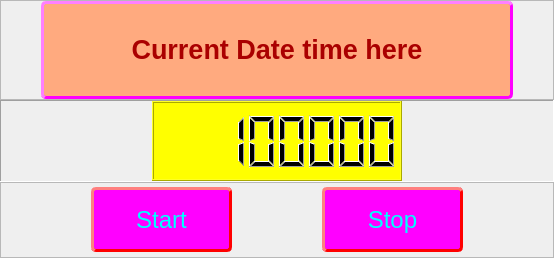
<?xml version="1.0" encoding="UTF-8"?>
<ui version="4.0">
 <class>Form</class>
 <widget class="QWidget" name="Form">
  <property name="geometry">
   <rect>
    <x>0</x>
    <y>0</y>
    <width>554</width>
    <height>258</height>
   </rect>
  </property>
  <property name="windowTitle">
   <string>Form</string>
  </property>
  <layout class="QGridLayout" name="gridLayout">
   <property name="sizeConstraint">
    <enum>QLayout::SetDefaultConstraint</enum>
   </property>
   <property name="leftMargin">
    <number>0</number>
   </property>
   <property name="topMargin">
    <number>0</number>
   </property>
   <property name="rightMargin">
    <number>0</number>
   </property>
   <property name="bottomMargin">
    <number>0</number>
   </property>
   <property name="spacing">
    <number>0</number>
   </property>
   <item row="0" column="0">
    <widget class="QSplitter" name="splitter">
     <property name="orientation">
      <enum>Qt::Vertical</enum>
     </property>
     <property name="handleWidth">
      <number>0</number>
     </property>
     <widget class="QFrame" name="frame_01">
      <property name="sizePolicy">
       <sizepolicy hsizetype="Preferred" vsizetype="Preferred">
        <horstretch>0</horstretch>
        <verstretch>0</verstretch>
       </sizepolicy>
      </property>
      <property name="minimumSize">
       <size>
        <width>0</width>
        <height>100</height>
       </size>
      </property>
      <property name="frameShape">
       <enum>QFrame::StyledPanel</enum>
      </property>
      <property name="frameShadow">
       <enum>QFrame::Raised</enum>
      </property>
      <layout class="QHBoxLayout" name="horizontalLayout_4">
       <property name="leftMargin">
        <number>0</number>
       </property>
       <property name="topMargin">
        <number>0</number>
       </property>
       <property name="rightMargin">
        <number>0</number>
       </property>
       <property name="bottomMargin">
        <number>0</number>
       </property>
       <item>
        <layout class="QHBoxLayout" name="horizontalLayout_2" stretch="0,2,0">
         <property name="spacing">
          <number>0</number>
         </property>
         <item>
          <spacer name="horizontalSpacer_4">
           <property name="orientation">
            <enum>Qt::Horizontal</enum>
           </property>
           <property name="sizeHint" stdset="0">
            <size>
             <width>40</width>
             <height>20</height>
            </size>
           </property>
          </spacer>
         </item>
         <item>
          <widget class="QLabel" name="disp_label">
           <property name="minimumSize">
            <size>
             <width>301</width>
             <height>71</height>
            </size>
           </property>
           <property name="font">
            <font>
             <pointsize>18</pointsize>
             <italic>false</italic>
             <bold>true</bold>
            </font>
           </property>
           <property name="styleSheet">
            <string notr="true">QLabel {
background-color: rgb(255, 170, 127);
border-style: outset;
border-color: rgb(255,0, 255);
border-width: 3px;
border-radius: 5px;
padding: 3px; 
}</string>
           </property>
           <property name="text">
            <string>&lt;html&gt;&lt;head/&gt;&lt;body&gt;&lt;p align=&quot;center&quot;&gt;&lt;span style=&quot; font-size:20pt; font-weight:700; color:#aa0000;&quot;&gt;Current Date time here&lt;/span&gt;&lt;/p&gt;&lt;/body&gt;&lt;/html&gt;</string>
           </property>
           <property name="alignment">
            <set>Qt::AlignCenter</set>
           </property>
          </widget>
         </item>
         <item>
          <spacer name="horizontalSpacer_5">
           <property name="orientation">
            <enum>Qt::Horizontal</enum>
           </property>
           <property name="sizeHint" stdset="0">
            <size>
             <width>40</width>
             <height>20</height>
            </size>
           </property>
          </spacer>
         </item>
        </layout>
       </item>
      </layout>
     </widget>
     <widget class="QFrame" name="frame_02">
      <property name="minimumSize">
       <size>
        <width>0</width>
        <height>70</height>
       </size>
      </property>
      <property name="frameShape">
       <enum>QFrame::Panel</enum>
      </property>
      <property name="frameShadow">
       <enum>QFrame::Sunken</enum>
      </property>
      <layout class="QHBoxLayout" name="horizontalLayout_5">
       <property name="spacing">
        <number>0</number>
       </property>
       <property name="leftMargin">
        <number>0</number>
       </property>
       <property name="topMargin">
        <number>0</number>
       </property>
       <property name="rightMargin">
        <number>0</number>
       </property>
       <property name="bottomMargin">
        <number>0</number>
       </property>
       <item>
        <layout class="QHBoxLayout" name="horizontalLayout_3">
         <property name="spacing">
          <number>0</number>
         </property>
         <item>
          <spacer name="horizontalSpacer_6">
           <property name="orientation">
            <enum>Qt::Horizontal</enum>
           </property>
           <property name="sizeHint" stdset="0">
            <size>
             <width>40</width>
             <height>20</height>
            </size>
           </property>
          </spacer>
         </item>
         <item>
          <widget class="QLCDNumber" name="disp_clock">
           <property name="minimumSize">
            <size>
             <width>250</width>
             <height>70</height>
            </size>
           </property>
           <property name="layoutDirection">
            <enum>Qt::LeftToRight</enum>
           </property>
           <property name="styleSheet">
            <string notr="true">background-color: rgb(255, 255, 0);</string>
           </property>
           <property name="digitCount">
            <number>8</number>
           </property>
           <property name="intValue" stdset="0">
            <number>12345678</number>
           </property>
          </widget>
         </item>
         <item>
          <spacer name="horizontalSpacer_7">
           <property name="orientation">
            <enum>Qt::Horizontal</enum>
           </property>
           <property name="sizeHint" stdset="0">
            <size>
             <width>40</width>
             <height>20</height>
            </size>
           </property>
          </spacer>
         </item>
        </layout>
       </item>
      </layout>
     </widget>
     <widget class="QFrame" name="frame_03">
      <property name="minimumSize">
       <size>
        <width>0</width>
        <height>70</height>
       </size>
      </property>
      <property name="frameShape">
       <enum>QFrame::StyledPanel</enum>
      </property>
      <property name="frameShadow">
       <enum>QFrame::Raised</enum>
      </property>
      <layout class="QHBoxLayout" name="horizontalLayout_6">
       <property name="spacing">
        <number>0</number>
       </property>
       <property name="leftMargin">
        <number>0</number>
       </property>
       <property name="topMargin">
        <number>0</number>
       </property>
       <property name="rightMargin">
        <number>0</number>
       </property>
       <property name="bottomMargin">
        <number>0</number>
       </property>
       <item>
        <layout class="QHBoxLayout" name="horizontalLayout">
         <property name="spacing">
          <number>0</number>
         </property>
         <item>
          <spacer name="horizontalSpacer_2">
           <property name="orientation">
            <enum>Qt::Horizontal</enum>
           </property>
           <property name="sizeHint" stdset="0">
            <size>
             <width>40</width>
             <height>20</height>
            </size>
           </property>
          </spacer>
         </item>
         <item>
          <widget class="QPushButton" name="start_btn">
           <property name="minimumSize">
            <size>
             <width>141</width>
             <height>65</height>
            </size>
           </property>
           <property name="font">
            <font>
             <pointsize>18</pointsize>
            </font>
           </property>
           <property name="styleSheet">
            <string notr="true">QPushButton::hover
{
color: rgb(0, 0, 0);
background-color : lightgreen;
border-style: outset;
border-width: 3px;
border-radius: 5px;
border-color: rgb(255, 0, 0);
padding: 2px;
}
QPushButton
{
color: rgb(0, 255, 255);
background-color: rgb(255, 0, 255);
border-style: outset;
border-width: 3px;
border-radius: 5px;
border-color: rgb(255, 0, 0);
padding: 2px;
}</string>
           </property>
           <property name="text">
            <string>Start</string>
           </property>
          </widget>
         </item>
         <item>
          <spacer name="horizontalSpacer">
           <property name="orientation">
            <enum>Qt::Horizontal</enum>
           </property>
           <property name="sizeHint" stdset="0">
            <size>
             <width>40</width>
             <height>20</height>
            </size>
           </property>
          </spacer>
         </item>
         <item>
          <widget class="QPushButton" name="stop_btn">
           <property name="minimumSize">
            <size>
             <width>141</width>
             <height>65</height>
            </size>
           </property>
           <property name="font">
            <font>
             <pointsize>18</pointsize>
            </font>
           </property>
           <property name="styleSheet">
            <string notr="true">QPushButton::hover
{
color: rgb(0, 0, 0);
background-color : lightgreen;
border-style: outset;
border-width: 3px;
border-radius: 5px;
border-color: rgb(255, 0, 0);
padding: 2px;
}
QPushButton
{
color: rgb(0, 255, 255);
background-color: rgb(255, 0, 255);
border-style: outset;
border-width: 3px;
border-radius: 5px;
border-color: rgb(255, 0, 0);
padding: 2px;
}</string>
           </property>
           <property name="text">
            <string>Stop</string>
           </property>
          </widget>
         </item>
         <item>
          <spacer name="horizontalSpacer_3">
           <property name="orientation">
            <enum>Qt::Horizontal</enum>
           </property>
           <property name="sizeHint" stdset="0">
            <size>
             <width>40</width>
             <height>20</height>
            </size>
           </property>
          </spacer>
         </item>
        </layout>
       </item>
      </layout>
     </widget>
    </widget>
   </item>
  </layout>
 </widget>
 <resources/>
 <connections/>
</ui>
